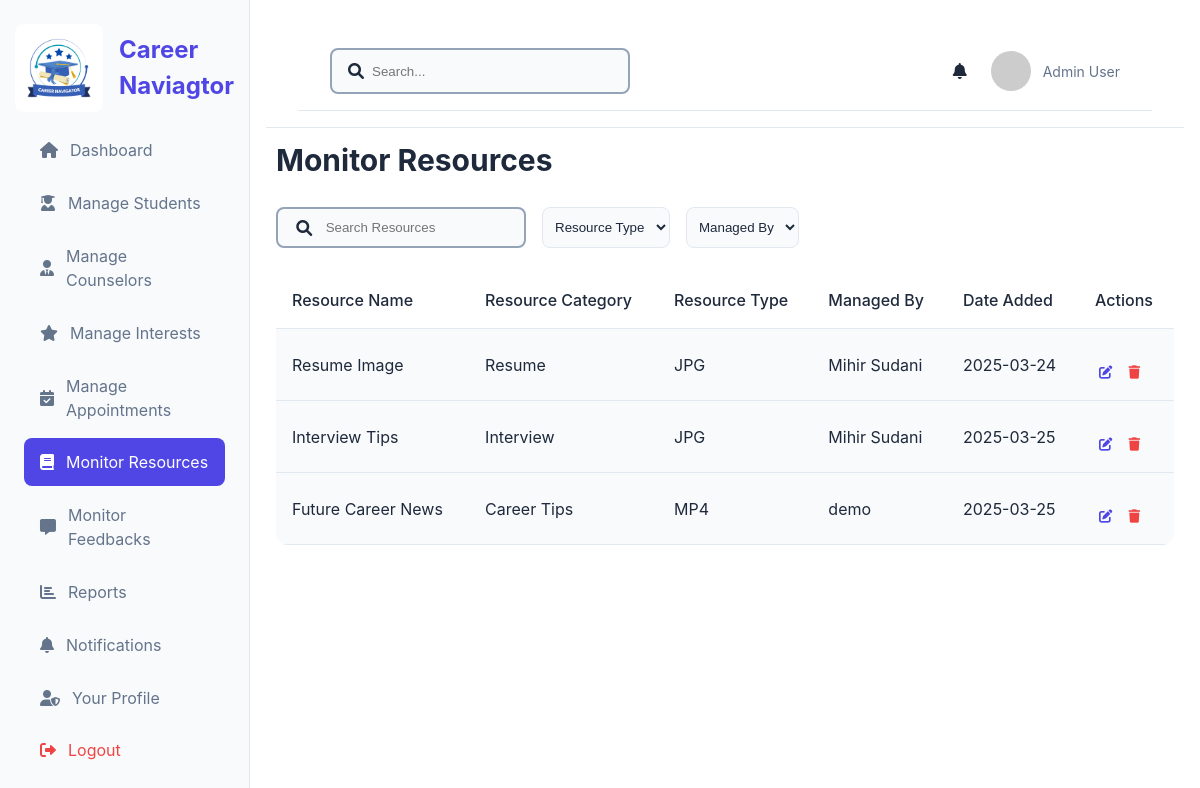
Screenshot of /monitor_resources with the database file from the repository.
### model.py (models this page shows)
class Resource(db.Model):
    __tablename__ = 'resources'
    id = db.Column(db.Integer, primary_key=True, autoincrement=True)
    title = db.Column(db.String(200), nullable=False)
    description = db.Column(db.String(100), nullable=True)
    category = db.Column(db.String(50), nullable=False)
    file_type = db.Column(db.String(50), nullable=False)
    file_size = db.Column(db.String(50), nullable=False)
    file_link = db.Column(db.String(255), nullable=False)
    downloads = db.Column(db.Integer, nullable=False, default=0)
    date_uploaded= db.Column(db.DateTime, nullable=False, default=datetime.now(timezone.utc))
    counselor_id = db.Column(db.Integer, nullable=False)

class Counselor(db.Model):
    __tablename__ = 'counselors'
    id = db.Column(db.Integer, primary_key=True, autoincrement=True)
    full_name = db.Column(db.String(150), nullable=False)
    email = db.Column(db.String(150), unique=True, nullable=False)
    password = db.Column(db.String(255), nullable=False)
    contact_number = db.Column(db.String(15), nullable=False)
    specialization = db.Column(db.String(50), nullable=False)
    bio = db.Column(db.String(500), nullable=False)
    profile_picture = db.Column(db.String(255), nullable=True)
    approval_status = db.Column(db.String(20), nullable=False, default='pending')
    verification_code = db.Column(db.Integer, nullable=False,default=0)
    created_at = db.Column(db.DateTime, nullable=False, default=datetime.now(timezone.utc))
    feedbacks = db.relationship('Feedback', back_populates='counselor')
    schedules = db.relationship('CounselorSchedule', back_populates='counselor', cascade="all, delete-orphan")

### app.py (the view)
@app.route('/monitor_resources')
def monitor_resources():
    resources = Resource.query.all()
    counselor_names = {
        counselor.id: counselor.full_name
        for counselor in Counselor.query.all()
    }
    resource_types = list(set(resource.file_type for resource in resources))
    managed_by = list(set(counselor_names.get(resource.counselor_id, 'Unknown') for resource in resources))
    resources_with_counselor = [
        {
            'id': resource.id,
            'title': resource.title,
            'category': resource.category,
            'file_type': resource.file_type,
            'date_uploaded': resource.date_uploaded,
            'counselor_name': counselor_names.get(resource.counselor_id, 'Unknown')
        }
        for resource in resources
    ]
    return render_template(
        'admin/monitor_resource.html',
        resources=resources_with_counselor,
        resource_types=resource_types,
        managed_by=managed_by,
        active_page='monitor_resources'
    )

### templates/admin/monitor_resource.html (shortened to what this page needs)
{% extends 'admin/base.html' %}
{% block content %}
<div>
    <h1 class="section-title">Monitor Resources</h1>
    <div class="table-actions">
        <div class="search-filters">
            <div class="search-box">
                <i class="fas fa-search"></i>
                <input type="text" id="search-input" placeholder="Search Resources">
            </div>
            <select class="filter-select" id="resource-type-filter">
                <option value="">Resource Type</option>
            </select>
            <select class="filter-select" id="managed-by-filter">
                <option value="">Managed By</option>
            </select>
        </div>
    </div>
    <div class="table-container">
        <table class="data-table">
            <thead>
                <tr>
                    <th>Resource Name</th>
                    <th>Resource Category</th>
                    <th>Resource Type</th>
                    <th>Managed By</th>
                    <th>Date Added</th>
                    <th>Actions</th>
                </tr>
            </thead>
            <tbody id="resource-table-body">
                 {% for resource in resources %}
                <tr>
                    <td>{{ resource.title }}</td>
                    <td>{{ resource.category }}</td>
                    <td>{{ resource.file_type }}</td>
                    <td>{{ resource.counselor_name }}</td>
                    <td>{{ resource.date_uploaded.strftime('%Y-%m-%d') }}</td>
                    <td>
                        <div class="action-buttons">
                            <button class="edit-btn"><i class="fas fa-edit"></i></button>
                            <button class="delete-btn"><i class="fas fa-trash"></i></button>
                        </div>
                    </td>
                </tr>
                {% endfor %}
            </tbody>
        </table>
    </div>
</div>
{% endblock %}

### static/css/admin/base.css (style rules this page uses)
:root { --bg-primary-light: #ffffff; --bg-secondary-light: #f8fafc; --text-primary-light: #1e293b; --text-secondary-light: #64748b; --border-light: #e2e8f0; --primary-color: #4f46e5; --primary-hover: #4338ca; --success-color: #10b981; --warning-color: #f59e0b; --danger-color: #ef4444; --info-color: #3b82f6; --bg-primary-dark: #0f172a; --bg-secondary-dark: #1e293b; --text-primary-dark: #f8fafc; --text-secondary-dark: #94a3b8; --border-dark: #334155; }
* { margin: 0; padding: 0; box-sizing: border-box; }
body { font-family: -apple-system, BlinkMacSystemFont, 'Segoe UI', Roboto, Oxygen, Ubuntu, Cantarell, sans-serif; background-color: var(--bg-primary-light); color: var(--text-primary-light); line-height: 1.5; transition: background-color 0.3s, color 0.3s; }
.section-title { margin-bottom: 1.5rem; font-size: 1.875rem; }
.action-buttons { display: grid; grid-template-columns: repeat(auto-fit, minmax(200px, 1fr)); gap: 1rem; margin-top: 1rem; }
.table-actions { display: flex; justify-content: space-between; align-items: center; margin-bottom: 1.5rem; }
.search-filters { display: flex; gap: 1rem; }
.search-box { display: flex; justify-content: space-evenly; align-items: center; gap: 0.5rem; background-color: var(--bg-secondary-light); padding: 0.5rem 1rem; border: 2px solid var(--text-secondary-dark); border-radius: 8px; width: 250px; position: relative; }
.search-box input { outline: none; border: none; background: none; padding: 3px; }
.filter-select { padding: 0.5rem; border: 1px solid var(--border-light); border-radius: 8px; background-color: var(--bg-secondary-light); color: inherit; }
.table-container { background-color: var(--bg-secondary-light); border-radius: 12px; overflow: hidden; margin-bottom: 1.5rem; }
.data-table { width: 100%; border-collapse: collapse; }
.data-table th, .data-table td { padding: 1rem; text-align: left; border-bottom: 1px solid var(--border-light); }
.data-table th { background-color: var(--bg-primary-light); font-weight: 500; }
.action-buttons { display: flex; gap: 0.5rem; }
.edit-btn, .delete-btn { background: none; border: none; padding: 0.25rem; cursor: pointer; transition: color 0.2s ease; }
.edit-btn { color: var(--primary-color); }
.delete-btn { color: var(--danger-color); }

### rows the page displays
Resource: title "Resume Image", category "Resume", file_type "JPG", date_uploaded "2025-03-24"
Counselor: counselor_name "Mihir Sudani" "Mihir Sudani"
Resource: title "Interview Tips", category "Interview", file_type "JPG", date_uploaded "2025-03-25"
Resource: title "Future Career News", category "Career Tips", file_type "MP4", date_uploaded "2025-03-25"
Counselor: counselor_name "demo"
